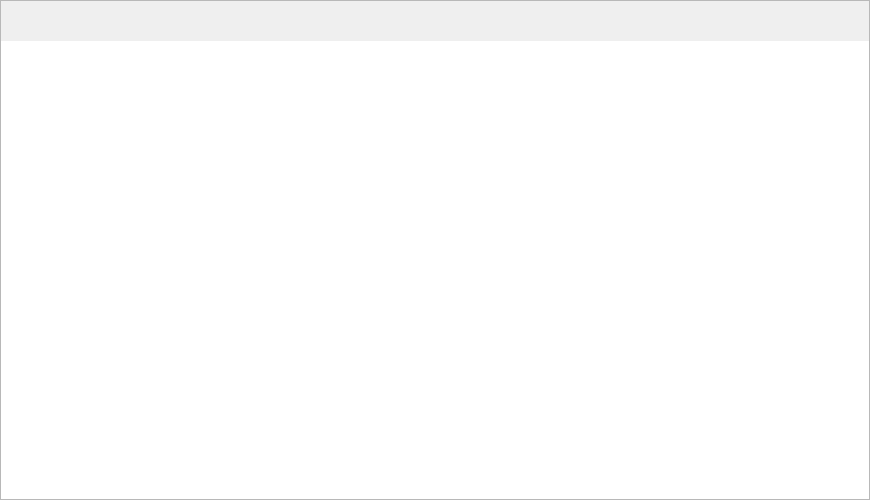
<?xml version="1.0" encoding="UTF-8"?>
<ui version="4.0">
 <class>OverviewFrame</class>
 <widget class="QFrame" name="OverviewFrame">
  <property name="geometry">
   <rect>
    <x>0</x>
    <y>0</y>
    <width>870</width>
    <height>500</height>
   </rect>
  </property>
  <property name="windowTitle">
   <string>Frame</string>
  </property>
  <property name="frameShape">
   <enum>QFrame::StyledPanel</enum>
  </property>
  <property name="frameShadow">
   <enum>QFrame::Raised</enum>
  </property>
  <layout class="QVBoxLayout" name="verticalLayout" stretch="0,0,1">
   <property name="spacing">
    <number>0</number>
   </property>
   <property name="leftMargin">
    <number>0</number>
   </property>
   <property name="topMargin">
    <number>0</number>
   </property>
   <property name="rightMargin">
    <number>0</number>
   </property>
   <property name="bottomMargin">
    <number>0</number>
   </property>
   <item>
    <layout class="QHBoxLayout" name="horizontalLayout_4">
     <item>
      <widget class="WalletGUI::BalanceOverviewFrame" name="m_balanceOverviewFrame">
       <property name="sizePolicy">
        <sizepolicy hsizetype="Minimum" vsizetype="Minimum">
         <horstretch>0</horstretch>
         <verstretch>0</verstretch>
        </sizepolicy>
       </property>
       <property name="minimumSize">
        <size>
         <width>200</width>
         <height>20</height>
        </size>
       </property>
       <property name="styleSheet">
        <string notr="true"/>
       </property>
       <property name="frameShape">
        <enum>QFrame::NoFrame</enum>
       </property>
       <property name="frameShadow">
        <enum>QFrame::Raised</enum>
       </property>
      </widget>
     </item>
     <item>
      <widget class="WalletGUI::MiningOverviewFrame" name="m_miningOverviewFrame">
       <property name="sizePolicy">
        <sizepolicy hsizetype="Minimum" vsizetype="Minimum">
         <horstretch>0</horstretch>
         <verstretch>0</verstretch>
        </sizepolicy>
       </property>
       <property name="minimumSize">
        <size>
         <width>200</width>
         <height>20</height>
        </size>
       </property>
       <property name="styleSheet">
        <string notr="true"/>
       </property>
       <property name="frameShape">
        <enum>QFrame::NoFrame</enum>
       </property>
       <property name="frameShadow">
        <enum>QFrame::Raised</enum>
       </property>
      </widget>
     </item>
    </layout>
   </item>
   <item>
    <spacer name="verticalSpacer">
     <property name="orientation">
      <enum>Qt::Vertical</enum>
     </property>
     <property name="sizeType">
      <enum>QSizePolicy::Fixed</enum>
     </property>
     <property name="sizeHint" stdset="0">
      <size>
       <width>20</width>
       <height>20</height>
      </size>
     </property>
    </spacer>
   </item>
   <item>
    <layout class="QHBoxLayout" name="horizontalLayout_3">
     <property name="spacing">
      <number>0</number>
     </property>
     <item>
      <widget class="QTableView" name="m_recentTransactionsView">
       <property name="enabled">
        <bool>true</bool>
       </property>
       <property name="focusPolicy">
        <enum>Qt::NoFocus</enum>
       </property>
       <property name="styleSheet">
        <string notr="true"/>
       </property>
       <property name="frameShape">
        <enum>QFrame::NoFrame</enum>
       </property>
       <property name="verticalScrollBarPolicy">
        <enum>Qt::ScrollBarAsNeeded</enum>
       </property>
       <property name="editTriggers">
        <set>QAbstractItemView::NoEditTriggers</set>
       </property>
       <property name="alternatingRowColors">
        <bool>true</bool>
       </property>
       <property name="selectionMode">
        <enum>QAbstractItemView::NoSelection</enum>
       </property>
       <property name="selectionBehavior">
        <enum>QAbstractItemView::SelectItems</enum>
       </property>
       <property name="textElideMode">
        <enum>Qt::ElideMiddle</enum>
       </property>
       <property name="verticalScrollMode">
        <enum>QAbstractItemView::ScrollPerPixel</enum>
       </property>
       <property name="showGrid">
        <bool>false</bool>
       </property>
       <property name="wordWrap">
        <bool>false</bool>
       </property>
       <property name="cornerButtonEnabled">
        <bool>false</bool>
       </property>
       <attribute name="horizontalHeaderHighlightSections">
        <bool>false</bool>
       </attribute>
       <attribute name="verticalHeaderVisible">
        <bool>false</bool>
       </attribute>
      </widget>
     </item>
    </layout>
   </item>
  </layout>
 </widget>
 <customwidgets>
  <customwidget>
   <class>WalletGUI::BalanceOverviewFrame</class>
   <extends>QFrame</extends>
   <header>balanceoverviewframe.h</header>
   <container>1</container>
   <slots>
    <signal>copiedToClipboardSignal()</signal>
   </slots>
  </customwidget>
  <customwidget>
   <class>WalletGUI::MiningOverviewFrame</class>
   <extends>QFrame</extends>
   <header>miningoverviewframe.h</header>
   <container>1</container>
  </customwidget>
 </customwidgets>
 <resources/>
 <connections/>
 <slots>
  <slot>showTransactionDetails(QModelIndex)</slot>
 </slots>
</ui>
